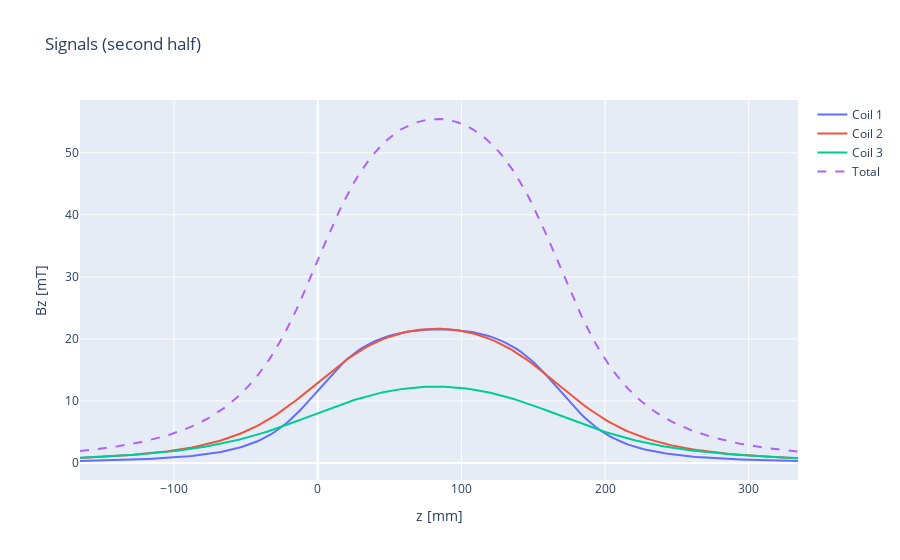

The notebook cell saved with this chart:
### Code cell
Bz, z_vals = main_BCOIL_ORIGINAL(I=5.0, shapefigshow=True)

### Figure 1 — Plotly figure (JSON) as saved in the notebook; plotly's stock layout.template omitted (floating-point values rounded to 4 significant figures; data arrays with more than 128 entries replaced by an {"elided": "..."} marker saying what was removed)
{"data": [{"line": {"width": 2}, "mode": "lines", "name": "Coil 1", "type": "scatter", "x": {"elided": "200 float values"}, "y": {"elided": "200 float values"}}, {"line": {"width": 2}, "mode": "lines", "name": "Coil 2", "type": "scatter", "x": {"elided": "200 float values"}, "y": {"elided": "200 float values"}}, {"line": {"width": 2}, "mode": "lines", "name": "Coil 3", "type": "scatter", "x": {"elided": "200 float values"}, "y": {"elided": "200 float values"}}, {"line": {"dash": "dash", "width": 2}, "mode": "lines", "name": "Total", "type": "scatter", "x": {"elided": "200 float values"}, "y": {"elided": "200 float values"}}], "layout": {"title": {"text": "Signals (second half)"}, "xaxis": {"title": {"text": "z [mm]"}}, "yaxis": {"title": {"text": "Bz [mT]"}}}}
